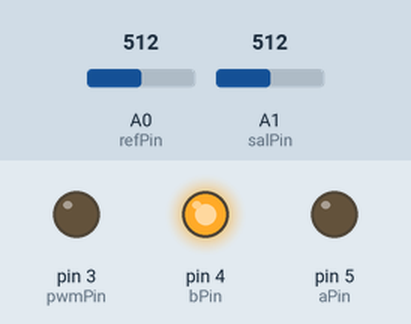
Recording of a sketch running on a simulated Arduino Uno, built with avr-gcc and run on an emulated ATmega328P. Shown: output pins drawn as LEDs (lit = HIGH). The test bench sets the inputs (shaded band); at power-on: A0 (refPin) = 512, A1 (salPin) = 512. What the sketch prints to the serial monitor is not drawn.

Above: at 1.3 s.
1.4 s: A0 (refPin) set to 716
At 1.55 s:
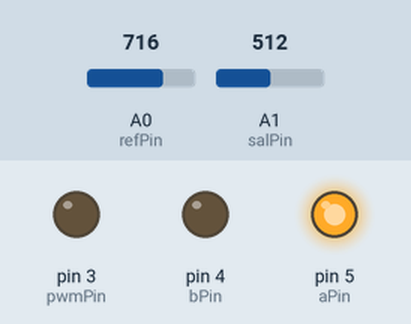
4.4 s: A1 (salPin) set to 716
At 5.6 s:
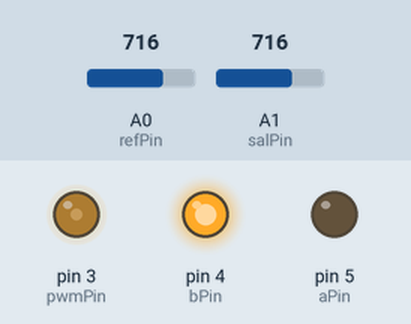
5.9 s: A1 (salPin) set to 900
8.9 s: A0 (refPin) set to 900
At 10.2 s:
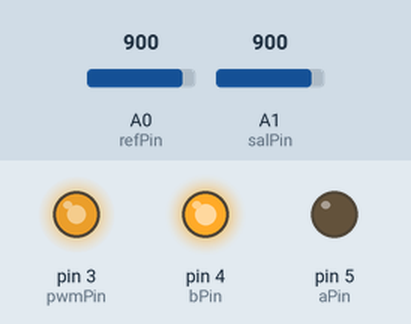
Timing chart, 0 to 11.4 s (numbered marks = the images above; inputs shaded):
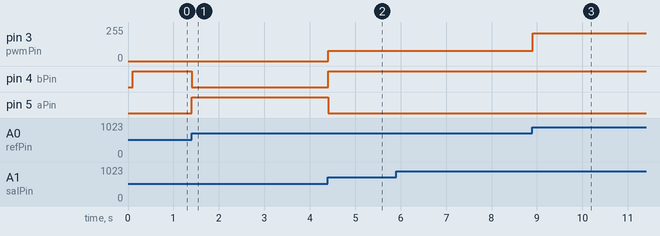

Measured:
- after the input at 1.4 s, pin 4 (bPin): HIGH → LOW at once; pin 5 (aPin): LOW → HIGH at once
- after the input at 4.4 s, pin 3 (pwmPin): 0/255 → 78/255 at once; pin 4 (bPin): LOW → HIGH at once; pin 5 (aPin): HIGH → LOW at once
- after the input at 8.9 s, pin 3 (pwmPin): 78/255 → 209/255 at once

The sketch:

redNeuronal.ino
```cpp
//pines de entrada

const int refPin = A0;
const int salPin = A1;
//const int stby   = 6;
const int aPin   = 5;
const int bPin   = 4;
const int pwmPin = 3;

//ganancias
const float beta = 0.1;
const float Gamma = 0.5; //Red neuronal
const float Lambda = 40.0; //proporcional
const float Kd = 10.0; //Derivada

const int n = 4; // numero de neuronas

const float Dn [][3] = {{-0.1, 0.1,   0.0},
                        {0.1,  0.0,   0.05},
                        {0  ,  0.05, -0.1},
                        {0.05, -0.1,  0.1}};

float W[]= {0, 0, 0, 0, 0}; //pesos de la red
float y_ = 0; //Retroalimentación anterior
float yd_ = 0; // Referencia anterior

unsigned long t_; //tiempo anterior

void setup() {

  Serial.begin(115200); // velocidad de la comunicación serial
//definimos los pines como salidas

pinMode(pwmPin, OUTPUT);
pinMode(aPin, OUTPUT);
pinMode(bPin, OUTPUT);
//pinMode(stby, OUTPUT);

t_ = millis(); // tiempo en milis
delay(100);

}

void loop() {
  unsigned long t = millis();// variable del tiempo en 32 bits y milisegundos
  float dt = (t - t_)/1000.0; // incremento del tiempo
  //float yd = 2.0*sin(2.0*3.1416*millis()/(1000*5.0))+2.4; // referencia senosoidal
  float yd = analogRead(refPin)*5.0/1023.0;
  float yd_p = (yd - yd_)/dt;
  float y = analogRead(salPin)*5.0/1023.0;
  float y_p = (y - y_)/dt;

// osciloscopio
  Serial.print(yd);
  Serial.print(", ");
  Serial.println(y);

  float u = control_nn(y, yd, y_p, yd_p); // función para optener u
  actuador(u);

// variables para nuevo ciclo

  y_ = y;
  yd_ = yd;
  t_  = t;

}

float control_nn(float y, float yd, float y_p, float yd_p){
  float e   = yd - y;
  float e_p = yd_p - y_p;
  float s  = Lambda*e+e_p;
  float v   = Lambda*e+yd_p;

  float Xn[]= {v,y,1}; // Entradas de la red
  float S[n], f = 0;

  for(int k = 0; k < n; k++){
    S[k] = sigmoidal(Dn[k][0]*Xn[0] + Dn[k][1]*Xn[1] + Dn[k][2]*Xn[2]); // se multiplican las entradas de la red por las columnas Dn
    W[k] = W[k] + Gamma*S[k]*s; // regla de aprendizaje
    f = f + W[k]*S[k]; // salida de la red

   }
    return (f + Kd*s); // se obtiene el valor de u

}
float sigmoidal( float u) {
   return (2.0/(1.0+pow(2.7103,-beta*u))-1.0);

  }

void actuador(float u){
  analogWrite(pwmPin, (int)abs(u)); //valor absoluto de u como PWM

  if(u>0){
    //digitalWrite(stby,HIGH);
    digitalWrite(aPin,HIGH);
    digitalWrite(bPin,LOW);

   }
  else{
    //digitalWrite(stby,HIGH);
    digitalWrite(bPin,HIGH);
    digitalWrite(aPin,LOW);
     }
  }
```
